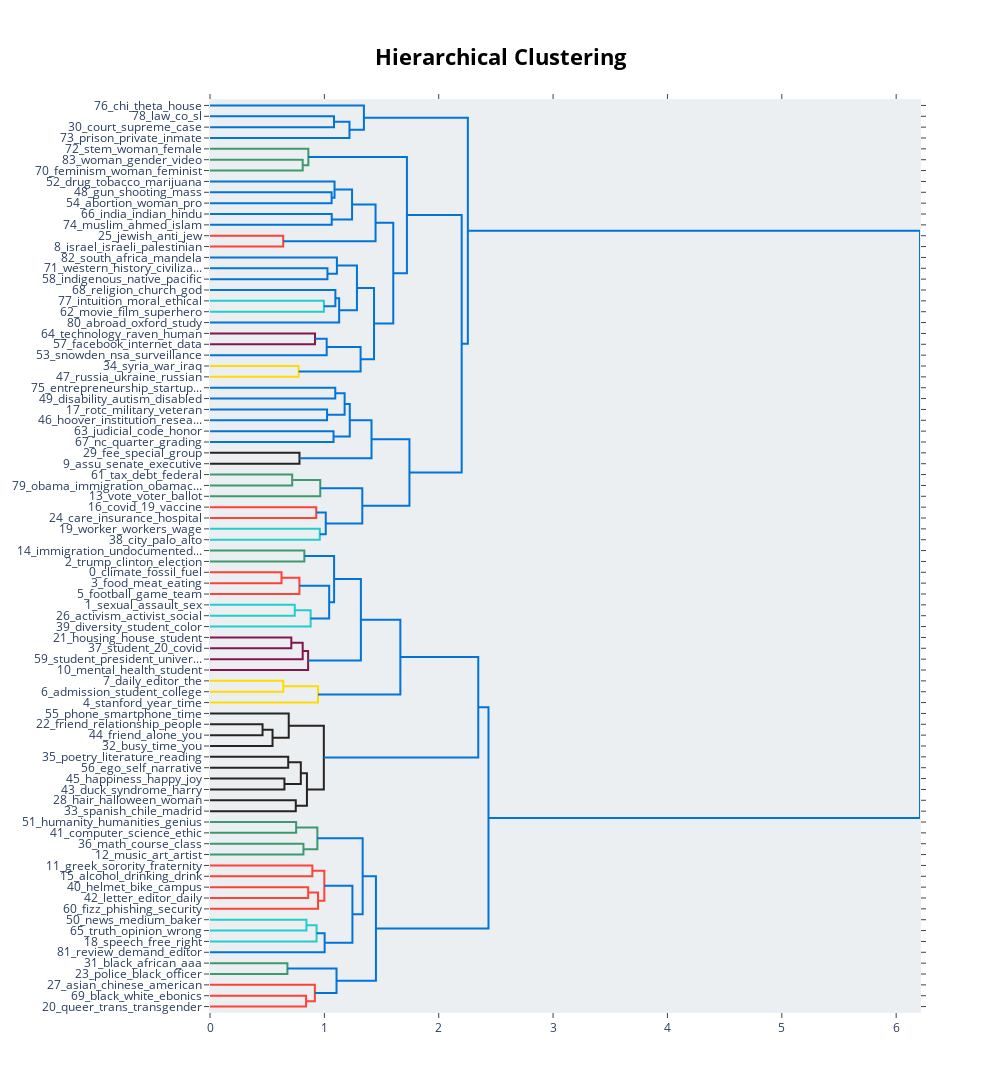

Source (notebook cell):
### Markdown cell above
The topics that were created can be hierarchically reduced. In order to understand the potential hierarchical structure of the topics, we can use scipy.cluster.hierarchy to create clusters and visualize how they relate to one another. This might help to select an appropriate nr_topics when reducing the number of topics that you have created. To visualize this hierarchy, run the following:

### Code cell
topic_model.visualize_hierarchy()

### Figure 1 — Plotly figure (JSON) as saved in the notebook; plotly's stock layout.template omitted (floating-point values rounded to 4 significant figures)
{"data": [{"hoverinfo": "text", "marker": {"color": "rgb(0,116,217)"}, "mode": "lines", "type": "scatter", "x": [0, 1.084, 1.084, 0], "xaxis": "x", "y": [-15, -15, -25, -25], "yaxis": "y"}, {"hoverinfo": "text", "marker": {"color": "rgb(0,116,217)"}, "mode": "lines", "type": "scatter", "x": [1.084, 1.22, 1.22, 0], "xaxis": "x", "y": [-20, -20, -35, -35], "yaxis": "y"}, {"hoverinfo": "text", "marker": {"color": "rgb(0,116,217)"}, "mode": "lines", "type": "scatter", "x": [0, 1.346, 1.346, 1.22], "xaxis": "x", "y": [-5, -5, -27.5, -27.5], "yaxis": "y"}, {"hoverinfo": "text", "marker": {"color": "rgb(61,153,112)"}, "mode": "lines", "type": "scatter", "x": [0, 0.8105, 0.8105, 0], "xaxis": "x", "y": [-55, -55, -65, -65], "yaxis": "y"}, {"hoverinfo": "text", "marker": {"color": "rgb(61,153,112)"}, "mode": "lines", "type": "scatter", "x": [0, 0.86, 0.86, 0.8105], "xaxis": "x", "y": [-45, -45, -60, -60], "yaxis": "y"}, {"hoverinfo": "text", "marker": {"color": "rgb(0,116,217)"}, "mode": "lines", "type": "scatter", "x": [0, 1.063, 1.063, 0], "xaxis": "x", "y": [-85, -85, -95, -95], "yaxis": "y"}, {"hoverinfo": "text", "marker": {"color": "rgb(0,116,217)"}, "mode": "lines", "type": "scatter", "x": [0, 1.089, 1.089, 1.063], "xaxis": "x", "y": [-75, -75, -90, -90], "yaxis": "y"}, {"hoverinfo": "text", "marker": {"color": "rgb(0,116,217)"}, "mode": "lines", "type": "scatter", "x": [0, 1.064, 1.064, 0], "xaxis": "x", "y": [-105, -105, -115, -115], "yaxis": "y"}, {"hoverinfo": "text", "marker": {"color": "rgb(0,116,217)"}, "mode": "lines", "type": "scatter", "x": [1.089, 1.242, 1.242, 1.064], "xaxis": "x", "y": [-82.5, -82.5, -110, -110], "yaxis": "y"}, {"hoverinfo": "text", "marker": {"color": "rgb(255,65,54)"}, "mode": "lines", "type": "scatter", "x": [0, 0.6403, 0.6403, 0], "xaxis": "x", "y": [-125, -125, -135, -135], "yaxis": "y"}, {"hoverinfo": "text", "marker": {"color": "rgb(0,116,217)"}, "mode": "lines", "type": "scatter", "x": [1.242, 1.448, 1.448, 0.6403], "xaxis": "x", "y": [-96.25, -96.25, -130, -130], "yaxis": "y"}, {"hoverinfo": "text", "marker": {"color": "rgb(0,116,217)"}, "mode": "lines", "type": "scatter", "x": [0, 1.027, 1.027, 0], "xaxis": "x", "y": [-155, -155, -165, -165], "yaxis": "y"}, {"hoverinfo": "text", "marker": {"color": "rgb(0,116,217)"}, "mode": "lines", "type": "scatter", "x": [0, 1.11, 1.11, 1.027], "xaxis": "x", "y": [-145, -145, -160, -160], "yaxis": "y"}, {"hoverinfo": "text", "marker": {"color": "rgb(35,205,205)"}, "mode": "lines", "type": "scatter", "x": [0, 0.9958, 0.9958, 0], "xaxis": "x", "y": [-185, -185, -195, -195], "yaxis": "y"}, {"hoverinfo": "text", "marker": {"color": "rgb(0,116,217)"}, "mode": "lines", "type": "scatter", "x": [0, 1.096, 1.096, 0.9958], "xaxis": "x", "y": [-175, -175, -190, -190], "yaxis": "y"}, {"hoverinfo": "text", "marker": {"color": "rgb(0,116,217)"}, "mode": "lines", "type": "scatter", "x": [1.096, 1.129, 1.129, 0], "xaxis": "x", "y": [-182.5, -182.5, -205, -205], "yaxis": "y"}, {"hoverinfo": "text", "marker": {"color": "rgb(0,116,217)"}, "mode": "lines", "type": "scatter", "x": [1.11, 1.285, 1.285, 1.129], "xaxis": "x", "y": [-152.5, -152.5, -193.8, -193.8], "yaxis": "y"}, {"hoverinfo": "text", "marker": {"color": "rgb(133,20,75)"}, "mode": "lines", "type": "scatter", "x": [0, 0.9184, 0.9184, 0], "xaxis": "x", "y": [-215, -215, -225, -225], "yaxis": "y"}, {"hoverinfo": "text", "marker": {"color": "rgb(0,116,217)"}, "mode": "lines", "type": "scatter", "x": [0.9184, 1.02, 1.02, 0], "xaxis": "x", "y": [-220, -220, -235, -235], "yaxis": "y"}, {"hoverinfo": "text", "marker": {"color": "rgb(255,220,0)"}, "mode": "lines", "type": "scatter", "x": [0, 0.7752, 0.7752, 0], "xaxis": "x", "y": [-245, -245, -255, -255], "yaxis": "y"}, {"hoverinfo": "text", "marker": {"color": "rgb(0,116,217)"}, "mode": "lines", "type": "scatter", "x": [1.02, 1.317, 1.317, 0.7752], "xaxis": "x", "y": [-227.5, -227.5, -250, -250], "yaxis": "y"}, {"hoverinfo": "text", "marker": {"color": "rgb(0,116,217)"}, "mode": "lines", "type": "scatter", "x": [1.285, 1.434, 1.434, 1.317], "xaxis": "x", "y": [-173.1, -173.1, -238.8, -238.8], "yaxis": "y"}, {"hoverinfo": "text", "marker": {"color": "rgb(0,116,217)"}, "mode": "lines", "type": "scatter", "x": [1.448, 1.602, 1.602, 1.434], "xaxis": "x", "y": [-113.1, -113.1, -205.9, -205.9], "yaxis": "y"}, {"hoverinfo": "text", "marker": {"color": "rgb(0,116,217)"}, "mode": "lines", "type": "scatter", "x": [0.86, 1.722, 1.722, 1.602], "xaxis": "x", "y": [-52.5, -52.5, -159.5, -159.5], "yaxis": "y"}, {"hoverinfo": "text", "marker": {"color": "rgb(0,116,217)"}, "mode": "lines", "type": "scatter", "x": [0, 1.095, 1.095, 0], "xaxis": "x", "y": [-265, -265, -275, -275], "yaxis": "y"}, {"hoverinfo": "text", "marker": {"color": "rgb(0,116,217)"}, "mode": "lines", "type": "scatter", "x": [0, 1.024, 1.024, 0], "xaxis": "x", "y": [-285, -285, -295, -295], "yaxis": "y"}, {"hoverinfo": "text", "marker": {"color": "rgb(0,116,217)"}, "mode": "lines", "type": "scatter", "x": [1.095, 1.177, 1.177, 1.024], "xaxis": "x", "y": [-270, -270, -290, -290], "yaxis": "y"}, {"hoverinfo": "text", "marker": {"color": "rgb(0,116,217)"}, "mode": "lines", "type": "scatter", "x": [0, 1.08, 1.08, 0], "xaxis": "x", "y": [-305, -305, -315, -315], "yaxis": "y"}, {"hoverinfo": "text", "marker": {"color": "rgb(0,116,217)"}, "mode": "lines", "type": "scatter", "x": [1.177, 1.222, 1.222, 1.08], "xaxis": "x", "y": [-280, -280, -310, -310], "yaxis": "y"}, {"hoverinfo": "text", "marker": {"color": "rgb(40,35,35)"}, "mode": "lines", "type": "scatter", "x": [0, 0.7825, 0.7825, 0], "xaxis": "x", "y": [-325, -325, -335, -335], "yaxis": "y"}, {"hoverinfo": "text", "marker": {"color": "rgb(0,116,217)"}, "mode": "lines", "type": "scatter", "x": [1.222, 1.412, 1.412, 0.7825], "xaxis": "x", "y": [-295, -295, -330, -330], "yaxis": "y"}, {"hoverinfo": "text", "marker": {"color": "rgb(61,153,112)"}, "mode": "lines", "type": "scatter", "x": [0, 0.7186, 0.7186, 0], "xaxis": "x", "y": [-345, -345, -355, -355], "yaxis": "y"}, {"hoverinfo": "text", "marker": {"color": "rgb(61,153,112)"}, "mode": "lines", "type": "scatter", "x": [0.7186, 0.9641, 0.9641, 0], "xaxis": "x", "y": [-350, -350, -365, -365], "yaxis": "y"}, {"hoverinfo": "text", "marker": {"color": "rgb(255,65,54)"}, "mode": "lines", "type": "scatter", "x": [0, 0.9293, 0.9293, 0], "xaxis": "x", "y": [-375, -375, -385, -385], "yaxis": "y"}, {"hoverinfo": "text", "marker": {"color": "rgb(35,205,205)"}, "mode": "lines", "type": "scatter", "x": [0, 0.9604, 0.9604, 0], "xaxis": "x", "y": [-395, -395, -405, -405], "yaxis": "y"}, {"hoverinfo": "text", "marker": {"color": "rgb(0,116,217)"}, "mode": "lines", "type": "scatter", "x": [0.9293, 1.012, 1.012, 0.9604], "xaxis": "x", "y": [-380, -380, -400, -400], "yaxis": "y"}, {"hoverinfo": "text", "marker": {"color": "rgb(0,116,217)"}, "mode": "lines", "type": "scatter", "x": [0.9641, 1.332, 1.332, 1.012], "xaxis": "x", "y": [-357.5, -357.5, -390, -390], "yaxis": "y"}, {"hoverinfo": "text", "marker": {"color": "rgb(0,116,217)"}, "mode": "lines", "type": "scatter", "x": [1.412, 1.744, 1.744, 1.332], "xaxis": "x", "y": [-312.5, -312.5, -373.8, -373.8], "yaxis": "y"}, {"hoverinfo": "text", "marker": {"color": "rgb(0,116,217)"}, "mode": "lines", "type": "scatter", "x": [1.722, 2.201, 2.201, 1.744], "xaxis": "x", "y": [-106.0, -106.0, -343.1, -343.1], "yaxis": "y"}, {"hoverinfo": "text", "marker": {"color": "rgb(0,116,217)"}, "mode": "lines", "type": "scatter", "x": [1.346, 2.255, 2.255, 2.201], "xaxis": "x", "y": [-16.25, -16.25, -224.6, -224.6], "yaxis": "y"}, {"hoverinfo": "text", "marker": {"color": "rgb(61,153,112)"}, "mode": "lines", "type": "scatter", "x": [0, 0.825, 0.825, 0], "xaxis": "x", "y": [-415, -415, -425, -425], "yaxis": "y"}, {"hoverinfo": "text", "marker": {"color": "rgb(255,65,54)"}, "mode": "lines", "type": "scatter", "x": [0, 0.6252, 0.6252, 0], "xaxis": "x", "y": [-435, -435, -445, -445], "yaxis": "y"}, {"hoverinfo": "text", "marker": {"color": "rgb(255,65,54)"}, "mode": "lines", "type": "scatter", "x": [0.6252, 0.7819, 0.7819, 0], "xaxis": "x", "y": [-440, -440, -455, -455], "yaxis": "y"}, {"hoverinfo": "text", "marker": {"color": "rgb(35,205,205)"}, "mode": "lines", "type": "scatter", "x": [0, 0.7412, 0.7412, 0], "xaxis": "x", "y": [-465, -465, -475, -475], "yaxis": "y"}, {"hoverinfo": "text", "marker": {"color": "rgb(35,205,205)"}, "mode": "lines", "type": "scatter", "x": [0.7412, 0.8799, 0.8799, 0], "xaxis": "x", "y": [-470, -470, -485, -485], "yaxis": "y"}, {"hoverinfo": "text", "marker": {"color": "rgb(0,116,217)"}, "mode": "lines", "type": "scatter", "x": [0.7819, 1.042, 1.042, 0.8799], "xaxis": "x", "y": [-447.5, -447.5, -477.5, -477.5], "yaxis": "y"}, {"hoverinfo": "text", "marker": {"color": "rgb(0,116,217)"}, "mode": "lines", "type": "scatter", "x": [0.825, 1.085, 1.085, 1.042], "xaxis": "x", "y": [-420, -420, -462.5, -462.5], "yaxis": "y"}, {"hoverinfo": "text", "marker": {"color": "rgb(133,20,75)"}, "mode": "lines", "type": "scatter", "x": [0, 0.711, 0.711, 0], "xaxis": "x", "y": [-495, -495, -505, -505], "yaxis": "y"}, {"hoverinfo": "text", "marker": {"color": "rgb(133,20,75)"}, "mode": "lines", "type": "scatter", "x": [0.711, 0.8105, 0.8105, 0], "xaxis": "x", "y": [-500, -500, -515, -515], "yaxis": "y"}, {"hoverinfo": "text", "marker": {"color": "rgb(133,20,75)"}, "mode": "lines", "type": "scatter", "x": [0.8105, 0.858, 0.858, 0], "xaxis": "x", "y": [-507.5, -507.5, -525, -525], "yaxis": "y"}, {"hoverinfo": "text", "marker": {"color": "rgb(0,116,217)"}, "mode": "lines", "type": "scatter", "x": [1.085, 1.319, 1.319, 0.858], "xaxis": "x", "y": [-441.2, -441.2, -516.2, -516.2], "yaxis": "y"}, {"hoverinfo": "text", "marker": {"color": "rgb(255,220,0)"}, "mode": "lines", "type": "scatter", "x": [0, 0.641, 0.641, 0], "xaxis": "x", "y": [-535, -535, -545, -545], "yaxis": "y"}, {"hoverinfo": "text", "marker": {"color": "rgb(255,220,0)"}, "mode": "lines", "type": "scatter", "x": [0.641, 0.9446, 0.9446, 0], "xaxis": "x", "y": [-540, -540, -555, -555], "yaxis": "y"}, {"hoverinfo": "text", "marker": {"color": "rgb(0,116,217)"}, "mode": "lines", "type": "scatter", "x": [1.319, 1.665, 1.665, 0.9446], "xaxis": "x", "y": [-478.8, -478.8, -547.5, -547.5], "yaxis": "y"}, {"hoverinfo": "text", "marker": {"color": "rgb(40,35,35)"}, "mode": "lines", "type": "scatter", "x": [0, 0.4595, 0.4595, 0], "xaxis": "x", "y": [-575, -575, -585, -585], "yaxis": "y"}, {"hoverinfo": "text", "marker": {"color": "rgb(40,35,35)"}, "mode": "lines", "type": "scatter", "x": [0.4595, 0.5469, 0.5469, 0], "xaxis": "x", "y": [-580, -580, -595, -595], "yaxis": "y"}, {"hoverinfo": "text", "marker": {"color": "rgb(40,35,35)"}, "mode": "lines", "type": "scatter", "x": [0, 0.6885, 0.6885, 0.5469], "xaxis": "x", "y": [-565, -565, -587.5, -587.5], "yaxis": "y"}, {"hoverinfo": "text", "marker": {"color": "rgb(40,35,35)"}, "mode": "lines", "type": "scatter", "x": [0, 0.684, 0.684, 0], "xaxis": "x", "y": [-605, -605, -615, -615], "yaxis": "y"}, {"hoverinfo": "text", "marker": {"color": "rgb(40,35,35)"}, "mode": "lines", "type": "scatter", "x": [0, 0.6508, 0.6508, 0], "xaxis": "x", "y": [-625, -625, -635, -635], "yaxis": "y"}, {"hoverinfo": "text", "marker": {"color": "rgb(40,35,35)"}, "mode": "lines", "type": "scatter", "x": [0.684, 0.7941, 0.7941, 0.6508], "xaxis": "x", "y": [-610, -610, -630, -630], "yaxis": "y"}, {"hoverinfo": "text", "marker": {"color": "rgb(40,35,35)"}, "mode": "lines", "type": "scatter", "x": [0, 0.7501, 0.7501, 0], "xaxis": "x", "y": [-645, -645, -655, -655], "yaxis": "y"}, {"hoverinfo": "text", "marker": {"color": "rgb(40,35,35)"}, "mode": "lines", "type": "scatter", "x": [0.7941, 0.8476, 0.8476, 0.7501], "xaxis": "x", "y": [-620, -620, -650, -650], "yaxis": "y"}, {"hoverinfo": "text", "marker": {"color": "rgb(40,35,35)"}, "mode": "lines", "type": "scatter", "x": [0.6885, 0.9954, 0.9954, 0.8476], "xaxis": "x", "y": [-576.2, -576.2, -635, -635], "yaxis": "y"}, {"hoverinfo": "text", "marker": {"color": "rgb(0,116,217)"}, "mode": "lines", "type": "scatter", "x": [1.665, 2.346, 2.346, 0.9954], "xaxis": "x", "y": [-513.1, -513.1, -605.6, -605.6], "yaxis": "y"}, {"hoverinfo": "text", "marker": {"color": "rgb(61,153,112)"}, "mode": "lines", "type": "scatter", "x": [0, 0.7532, 0.7532, 0], "xaxis": "x", "y": [-665, -665, -675, -675], "yaxis": "y"}, {"hoverinfo": "text", "marker": {"color": "rgb(61,153,112)"}, "mode": "lines", "type": "scatter", "x": [0, 0.8171, 0.8171, 0], "xaxis": "x", "y": [-685, -685, -695, -695], "yaxis": "y"}, {"hoverinfo": "text", "marker": {"color": "rgb(61,153,112)"}, "mode": "lines", "type": "scatter", "x": [0.7532, 0.9389, 0.9389, 0.8171], "xaxis": "x", "y": [-670, -670, -690, -690], "yaxis": "y"}, {"hoverinfo": "text", "marker": {"color": "rgb(255,65,54)"}, "mode": "lines", "type": "scatter", "x": [0, 0.8951, 0.8951, 0], "xaxis": "x", "y": [-705, -705, -715, -715], "yaxis": "y"}, {"hoverinfo": "text", "marker": {"color": "rgb(255,65,54)"}, "mode": "lines", "type": "scatter", "x": [0, 0.8586, 0.8586, 0], "xaxis": "x", "y": [-725, -725, -735, -735], "yaxis": "y"}, {"hoverinfo": "text", "marker": {"color": "rgb(255,65,54)"}, "mode": "lines", "type": "scatter", "x": [0.8586, 0.9448, 0.9448, 0], "xaxis": "x", "y": [-730, -730, -745, -745], "yaxis": "y"}, {"hoverinfo": "text", "marker": {"color": "rgb(255,65,54)"}, "mode": "lines", "type": "scatter", "x": [0.8951, 0.9998, 0.9998, 0.9448], "xaxis": "x", "y": [-710, -710, -737.5, -737.5], "yaxis": "y"}, {"hoverinfo": "text", "marker": {"color": "rgb(35,205,205)"}, "mode": "lines", "type": "scatter", "x": [0, 0.8431, 0.8431, 0], "xaxis": "x", "y": [-755, -755, -765, -765], "yaxis": "y"}, {"hoverinfo": "text", "marker": {"color": "rgb(35,205,205)"}, "mode": "lines", "type": "scatter", "x": [0.8431, 0.9318, 0.9318, 0], "xaxis": "x", "y": [-760, -760, -775, -775], "yaxis": "y"}, {"hoverinfo": "text", "marker": {"color": "rgb(0,116,217)"}, "mode": "lines", "type": "scatter", "x": [0.9318, 1.002, 1.002, 0], "xaxis": "x", "y": [-767.5, -767.5, -785, -785], "yaxis": "y"}, {"hoverinfo": "text", "marker": {"color": "rgb(0,116,217)"}, "mode": "lines", "type": "scatter", "x": [0.9998, 1.245, 1.245, 1.002], "xaxis": "x", "y": [-723.8, -723.8, -776.2, -776.2], "yaxis": "y"}, {"hoverinfo": "text", "marker": {"color": "rgb(0,116,217)"}, "mode": "lines", "type": "scatter", "x": [0.9389, 1.335, 1.335, 1.245], "xaxis": "x", "y": [-680, -680, -750, -750], "yaxis": "y"}, {"hoverinfo": "text", "marker": {"color": "rgb(61,153,112)"}, "mode": "lines", "type": "scatter", "x": [0, 0.677, 0.677, 0], "xaxis": "x", "y": [-795, -795, -805, -805], "yaxis": "y"}, {"hoverinfo": "text", "marker": {"color": "rgb(255,65,54)"}, "mode": "lines", "type": "scatter", "x": [0, 0.8402, 0.8402, 0], "xaxis": "x", "y": [-825, -825, -835, -835], "yaxis": "y"}, {"hoverinfo": "text", "marker": {"color": "rgb(255,65,54)"}, "mode": "lines", "type": "scatter", "x": [0, 0.9169, 0.9169, 0.8402], "xaxis": "x", "y": [-815, -815, -830, -830], "yaxis": "y"}, {"hoverinfo": "text", "marker": {"color": "rgb(0,116,217)"}, "mode": "lines", "type": "scatter", "x": [0.677, 1.106, 1.106, 0.9169], "xaxis": "x", "y": [-800, -800, -822.5, -822.5], "yaxis": "y"}, {"hoverinfo": "text", "marker": {"color": "rgb(0,116,217)"}, "mode": "lines", "type": "scatter", "x": [1.335, 1.451, 1.451, 1.106], "xaxis": "x", "y": [-715, -715, -811.2, -811.2], "yaxis": "y"}, {"hoverinfo": "text", "marker": {"color": "rgb(0,116,217)"}, "mode": "lines", "type": "scatter", "x": [2.346, 2.435, 2.435, 1.451], "xaxis": "x", "y": [-559.4, -559.4, -763.1, -763.1], "yaxis": "y"}, {"hoverinfo": "text", "marker": {"color": "rgb(0,116,217)"}, "mode": "lines", "type": "scatter", "x": [2.255, 6.208, 6.208, 2.435], "xaxis": "x", "y": [-120.4, -120.4, -661.2, -661.2], "yaxis": "y"}], "layout": {"autosize": false, "height": 1460, "hoverlabel": {"bgcolor": "white", "font": {"family": "Rockwell", "size": 16}}, "hovermode": "closest", "plot_bgcolor": "#ECEFF1", "showlegend": false, "title": {"font": {"color": "Black", "size": 22}, "text": "<b>Hierarchical Clustering", "x": 0.5, "xanchor": "center", "yanchor": "top"}, "width": 1000, "xaxis": {"mirror": "allticks", "rangemode": "tozero", "showgrid": false, "showline": true, "showticklabels": true, "ticks": "outside", "type": "linear", "zeroline": false}, "yaxis": {"mirror": "allticks", "range": [-840, 0], "rangemode": "tozero", "showgrid": false, "showline": true, "showticklabels": true, "tickmode": "array", "ticks": "outside", "ticktext": ["76_chi_theta_house", "78_law_co_sl", "30_court_supreme_case", "73_prison_private_inmate", "72_stem_woman_female", "83_woman_gender_video", "70_feminism_woman_feminist", "52_drug_tobacco_marijuana", "48_gun_shooting_mass", "54_abortion_woman_pro", "66_india_indian_hindu", "74_muslim_ahmed_islam", "25_jewish_anti_jew", "8_israel_israeli_palestinian", "82_south_africa_mandela", "71_western_history_civiliza...", "58_indigenous_native_pacific", "68_religion_church_god", "77_intuition_moral_ethical", "62_movie_film_superhero", "80_abroad_oxford_study", "64_technology_raven_human", "57_facebook_internet_data", "53_snowden_nsa_surveillance", "34_syria_war_iraq", "47_russia_ukraine_russian", "75_entrepreneurship_startup...", "49_disability_autism_disabled", "17_rotc_military_veteran", "46_hoover_institution_resea...", "63_judicial_code_honor", "67_nc_quarter_grading", "29_fee_special_group", "9_assu_senate_executive", "61_tax_debt_federal", "79_obama_immigration_obamac...", "13_vote_voter_ballot", "16_covid_19_vaccine", "24_care_insurance_hospital", "19_worker_workers_wage", "38_city_palo_alto", "14_immigration_undocumented...", "2_trump_clinton_election", "0_climate_fossil_fuel", "3_food_meat_eating", "5_football_game_team", "1_sexual_assault_sex", "26_activism_activist_social", "39_diversity_student_color", "21_housing_house_student", "37_student_20_covid", "59_student_president_univer...", "10_mental_health_student", "7_daily_editor_the", "6_admission_student_college", "4_stanford_year_time", "55_phone_smartphone_time", "22_friend_relationship_people", "44_friend_alone_you", "32_busy_time_you", "35_poetry_literature_reading", "56_ego_self_narrative", "45_happiness_happy_joy", "43_duck_syndrome_harry", "28_hair_halloween_woman", "33_spanish_chile_madrid", "51_humanity_humanities_genius", "41_computer_science_ethic", "36_math_course_class", "12_music_art_artist", "11_greek_sorority_fraternity", "15_alcohol_drinking_drink", "40_helmet_bike_campus", "42_letter_editor_daily", "60_fizz_phishing_security", "50_news_medium_baker", "65_truth_opinion_wrong", "18_speech_free_right", "81_review_demand_editor", "31_black_african_aaa", "23_police_black_officer", "27_asian_chinese_american", "69_black_white_ebonics", "20_queer_trans_transgender"], "tickvals": [-5, -15, -25, -35, -45, -55, -65, -75, -85, -95, -105, -115, -125, -135, -145, -155, -165, -175, -185, -195, -205, -215, -225, -235, -245, -255, -265, -275, -285, -295, -305, -315, -325, -335, -345, -355, -365, -375, -385, -395, -405, -415, -425, -435, -445, -455, -465, -475, -485, -495, -505, -515, -525, -535, -545, -555, -565, -575, -585, -595, -605, -615, -625, -635, -645, -655, -665, -675, -685, -695, -705, -715, -725, -735, -745, -755, -765, -775, -785, -795, -805, -815, -825, -835], "type": "linear", "zeroline": false}}}
